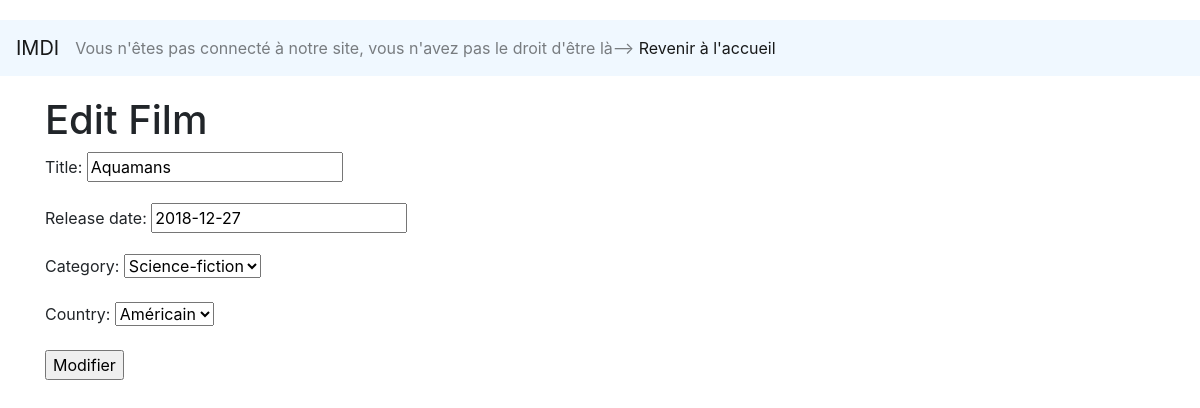
The app's page /film_app/editFilm/1 with its own data.
### film_app/models.py (models this page shows, shortened)
class Film(models.Model):
    title = models.CharField(max_length=100)
    release_date = models.DateField(default=datetime.now)
    category = models.ForeignKey(Category, on_delete=models.CASCADE)
    country = models.ForeignKey(Country, on_delete=models.CASCADE)

### film_app/views.py (the view)
# urls.py: path('editFilm/<int:film_id>', views.editFilm, name='editFilm'),
def editFilm(request, film_id):
    film = Film.objects.get(id=film_id)
    if request.method == 'POST':
        film.title = request.POST.get('title')
        film.release_date = request.POST.get('release_date')
        categoryId = request.POST.get('category')
        countryId = request.POST.get('country')
        film.category = Category.objects.get(id=categoryId)
        film.country = Country.objects.get(id=countryId)
        film.save()
        response = "Film modifié"
        return redirect('/film_app/homepage/')
    else:
        response = "Veuillez modifier le film"
    film_data = {
        'title': film.title,
        'release_date': film.release_date,
        'category': film.category,
        'country' : film.country
    }
    edit_film_form = EditFilmForm(initial=film_data)
    return render(request, 'film/editFilm.html', context={'edit_film_form': edit_film_form})

### film_app/forms.py
class EditFilmForm(forms.ModelForm):
    class Meta:
        model = Film
        fields = '__all__'

### film_app/models.py (called while the page is built)
    def __str__(self):
        return self.name

    def __str__(self):
        return self.name

### film_app/templates/film/editFilm.html (shortened to what this page needs)
<!DOCTYPE html>
<html>
<head>
  {% include "partials/head.html" with title="Edit Film" %}
</head>
<body>
{% include "partials/navbar_homepage.html" %}
<div class="container">
  <h1>Edit Film</h1>
  <form action="" method="POST">
    {{ edit_film_form.as_p }}
    <input type="submit" name="submit" value="Modifier">
  </form>
</div>
</body>
</html>

### film_app/static/css/style.css (style rules this page uses)
body { padding-top: 20px; padding-bottom: 20px; }

### records on screen
Film: title "Aquamans", release_date "2018-12-27", category "Science-fiction", country "Américain"
